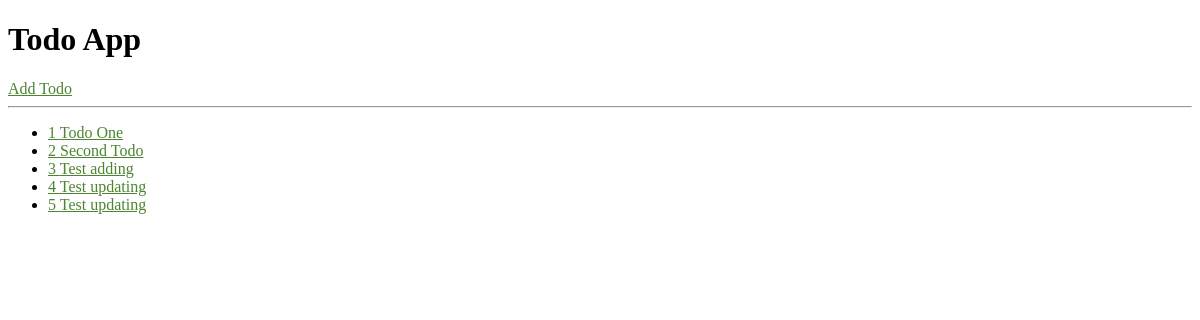
The app's page /, older data.
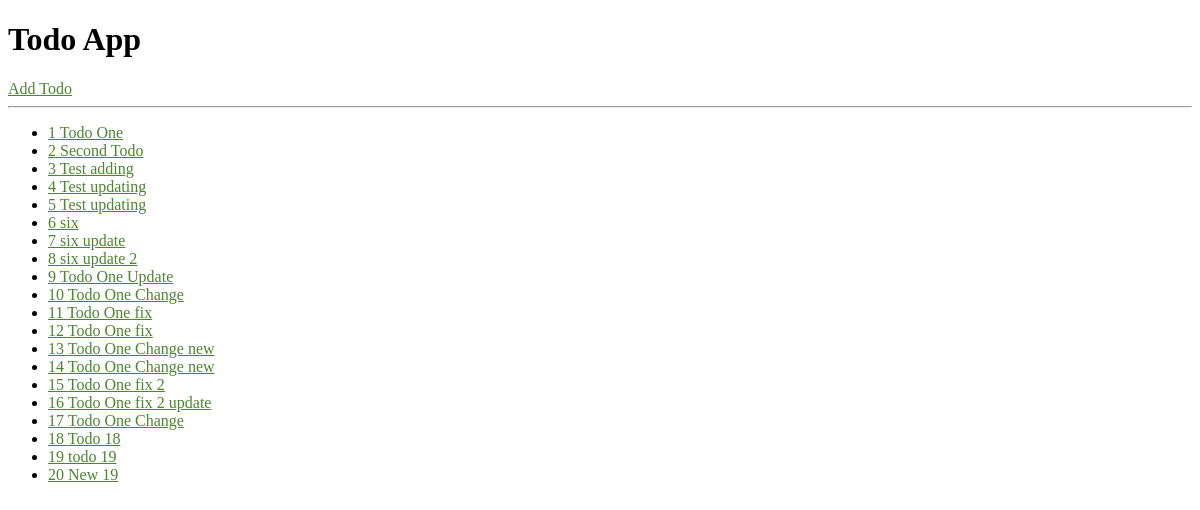
The same page, newer data.
### todoapp/models.py (models this page shows, shortened)
class Todo(models.Model):
    title = models.CharField(max_length=200)
    text = models.TextField()
    created_at = models.DateTimeField(default=datetime.now, blank=True)

### todoapp/views.py (the view)
# urls.py: url(r'^$', views.index, name='index'),
def index(request):
    todoapp = Todo.objects.all()[:100]
    context = {
        'todoapp': todoapp
    }
    return render(request, 'index.html', context)

### todoapp/templates/index.html
{% include 'partials/header.html' %}
        <ul>
            {% for todo in todoapp %}
                <li><a href="/todoapp/details/{{todo.id}}">{{todo.id}} {{todo.title}}</a></li>
            {% endfor %}
        </ul>
{% include 'partials/footer.html' %}

### todoapp/templates/partials/header.html (shortened to what this page needs)
<!DOCTYPE html>
<html>
    <head>
        {% load static %}
        <link rel="stylesheet" href="{% static 'css/style.css' %}">
    </head>
    <body>
        <header>
            <h1>Todo App</h1>
            <a href="/todoapp/add">Add Todo</a>
            <hr>
        </header>

### todoapp/static/css/style.css (style rules this page uses)
a { color: rgb(75, 133, 48); }

Row changes from the older to the newer data that the page shows:
added Todo: id "6", title "six"
added Todo: id "7", title "six update"
added Todo: id "8", title "six update 2"
added Todo: id "9", title "Todo One Update"
added Todo: id "10", title "Todo One Change"
added Todo: id "11", title "Todo One fix"
added Todo: id "12", title "Todo One fix"
added Todo: id "13", title "Todo One Change new"
added Todo: id "14", title "Todo One Change new"
added Todo: id "15", title "Todo One fix 2"
added Todo: id "16", title "Todo One fix 2 update"
added Todo: id "17", title "Todo One Change"
added Todo: id "18", title "Todo 18"
added Todo: id "19", title "todo 19"
added Todo: id "20", title "New 19"
